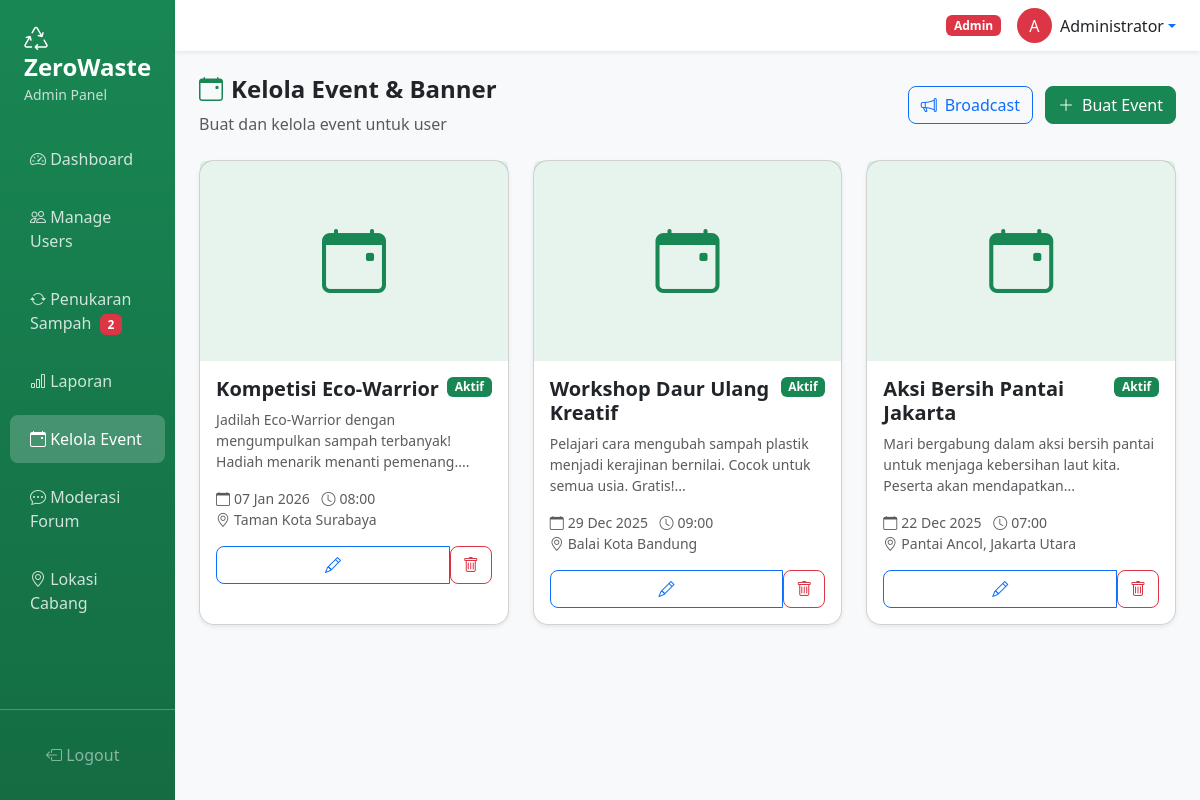
/admin/events.php (signed in), run on the app's committed database.
### tables this page shows
CREATE TABLE `events` (
  `id` int(11) NOT NULL AUTO_INCREMENT,
  `title` varchar(255) NOT NULL,
  `description` text DEFAULT NULL,
  `event_date` date NOT NULL,
  `event_time` time DEFAULT NULL,
  `location` varchar(255) DEFAULT NULL,
  `poster` varchar(255) DEFAULT NULL,
  `is_active` tinyint(1) DEFAULT 1,
  `created_by` int(11) DEFAULT NULL,
  `created_at` datetime DEFAULT CURRENT_TIMESTAMP,
  PRIMARY KEY (`id`),
  KEY `created_by` (`created_by`),
  CONSTRAINT `events_ibfk_1` FOREIGN KEY (`created_by`) REFERENCES `users` (`id`)
);

### config/functions.php (called while the page is built, shortened)
<?php
function sanitize($data) {
    return htmlspecialchars(trim($data), ENT_QUOTES, 'UTF-8');
}
function formatDate($date) {
    return date('d M Y', strtotime($date));
}
?>

### admin/events.php (the view, shortened to what this page needs)
<?php
require_once '../config/database.php';
require_once '../config/functions.php';
$stmt = $pdo->query("SELECT * FROM events ORDER BY event_date DESC");
$events = $stmt->fetchAll();
?>
<!DOCTYPE html>
<html lang="id">
<head>
    <link href="https://cdn.jsdelivr.net/npm/bootstrap@5.3.2/dist/css/bootstrap.min.css" rel="stylesheet">
    <link href="https://cdn.jsdelivr.net/npm/bootstrap-icons@1.11.1/font/bootstrap-icons.css" rel="stylesheet">
    <link href="../assets/css/style.css" rel="stylesheet">
</head>
<body>
    <div class="d-flex">
        <?php include 'includes/sidebar.php'; ?>
        <div class="main-content flex-grow-1">
            <?php include 'includes/topbar.php'; ?>
            <div class="container-fluid p-4">
                <div class="row mb-4">
                    <div class="col-12 d-flex justify-content-between align-items-center">
                        <div>
                            <h4 class="fw-bold"><i class="bi bi-calendar-event me-2 text-success"></i>Kelola Event & Banner</h4>
                            <p class="text-muted mb-0">Buat dan kelola event untuk user</p>
                        </div>
                        <div>
                            <button class="btn btn-outline-primary me-2" data-bs-toggle="modal" data-bs-target="#broadcastModal">
                                <i class="bi bi-megaphone me-2"></i>Broadcast
                            </button>
                            <button class="btn btn-success" data-bs-toggle="modal" data-bs-target="#createModal">
                                <i class="bi bi-plus-lg me-2"></i>Buat Event
                            </button>
                        </div>
                    </div>
                </div>
                <div class="row g-4">
                    <?php if (empty($events)): ?>
                    <div class="col-12">
                        <div class="card shadow-sm">
                            <div class="card-body text-center py-5">
                                <i class="bi bi-calendar-x fs-1 text-muted mb-3"></i>
                                <h5>Belum ada event</h5>
                                <p class="text-muted">Buat event pertama Anda</p>
                            </div>
                        </div>
                    </div>
                    <?php else: ?>
                    <?php foreach ($events as $event): ?>
                    <div class="col-md-6 col-lg-4">
                        <div class="card shadow-sm h-100">
                            <?php if ($event['poster']): ?>
                            <img src="../uploads/events/<?= $event['poster'] ?>" class="card-img-top" style="height: 200px; object-fit: cover;">
                            <?php else: ?>
                            <div class="card-img-top bg-success bg-opacity-10 d-flex align-items-center justify-content-center" style="height: 200px;">
                                <i class="bi bi-calendar-event text-success" style="font-size: 4rem;"></i>
                            </div>
                            <?php endif; ?>
                            <div class="card-body">
                                <div class="d-flex justify-content-between align-items-start mb-2">
                                    <h5 class="card-title fw-bold mb-0"><?= sanitize($event['title']) ?></h5>
                                    <?php if ($event['is_active']): ?>
                                    <span class="badge bg-success">Aktif</span>
                                    <?php else: ?>
                                    <span class="badge bg-secondary">Nonaktif</span>
                                    <?php endif; ?>
                                </div>
                                <p class="card-text text-muted small"><?= sanitize(substr($event['description'], 0, 100)) ?>...</p>
                                <div class="mb-3">
                                    <small class="text-muted d-block">
                                        <i class="bi bi-calendar me-1"></i><?= formatDate($event['event_date']) ?>
                                        <?php if ($event['event_time']): ?>
                                        <i class="bi bi-clock ms-2 me-1"></i><?= date('H:i', strtotime($event['event_time'])) ?>
                                        <?php endif; ?>
                                    </small>
                                    <?php if ($event['location']): ?>
                                    <small class="text-muted d-block">
                                        <i class="bi bi-geo-alt me-1"></i><?= sanitize($event['location']) ?>
                                    </small>
                                    <?php endif; ?>
                                </div>
                                <div class="btn-group w-100">
                                    <button class="btn btn-outline-primary" data-bs-toggle="modal" data-bs-target="#editModal<?= $event['id'] ?>">
                                        <i class="bi bi-pencil"></i>
                                    </button>
                                    <form method="POST" class="d-inline" onsubmit="return confirm('Hapus event ini?')">
                                        <button type="submit" class="btn btn-outline-danger">
                                            <i class="bi bi-trash"></i>
                                        </button>
                                    </form>
                                </div>
                            </div>
                        </div>
                    </div>
                    <?php endforeach; ?>
                    <?php endif; ?>
                </div>
            </div>
        </div>
    </div>
</body>
</html>

### assets/css/style.css (style rules this page uses)
:root { --primary-green: #198754; --light-green: #d1e7dd; --dark-green: #146c43; }
body { font-family: 'Segoe UI', Tahoma, Geneva, Verdana, sans-serif; }
.card { border-radius: 15px; transition: transform 0.2s, box-shadow 0.2s; }
.btn { border-radius: 8px; }
.btn-success { background-color: var(--primary-green); border-color: var(--primary-green); }
.main-content { background-color: #f8f9fa; min-height: 100vh; }

### data on the page
events: title "Kompetisi Eco-Warrior", is_active "Aktif", description "Jadilah Eco-Warrior dengan mengumpulkan sampah terbanyak! Hadiah menarik menanti pemenang.", event_date "07 Jan 2026", event_time "08:00", location "Taman Kota Surabaya"
events: title "Workshop Daur Ulang Kreatif", is_active "Aktif", description "Pelajari cara mengubah sampah plastik menjadi kerajinan bernilai. Cocok untuk semua usia. Gratis!", event_date "29 Dec 2025", event_time "09:00", location "Balai Kota Bandung"
events: title "Aksi Bersih Pantai Jakarta", is_active "Aktif", description "Mari bergabung dalam aksi bersih pantai untuk menjaga kebersihan laut kita. Peserta akan mendapatkan", event_date "22 Dec 2025", event_time "07:00", location "Pantai Ancol, Jakarta Utara"

### other printed values
$pendingCount "2"
substr($_SESSION['full_name'], 0, 1) "A"
$_SESSION['full_name'] "Administrator"
